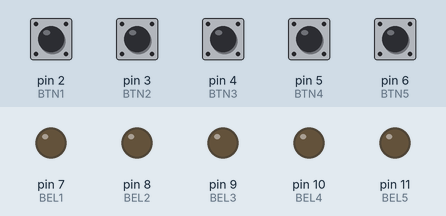
Recording of a sketch running on a simulated Arduino Uno, built with avr-gcc and run on an emulated ATmega328P. On the bench: output pins drawn as LEDs (lit = HIGH). The inputs (shaded band) are chosen by the test bench; at power-on: pin 2 (BTN1), pin 3 (BTN2), pin 4 (BTN3), pin 5 (BTN4), pin 6 (BTN5) HIGH.

Above: at 1.2 s.
1.3 s: pin 4 (BTN3) pulled LOW for 0.15 s
At 2.7 s:
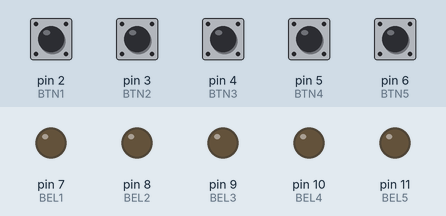
3.0 s: pin 2 (BTN1) pulled LOW for 0.15 s
At 3.07 s:
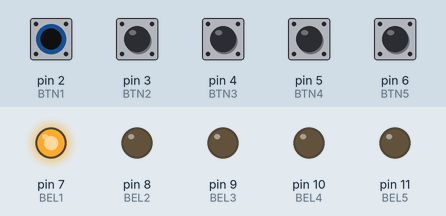
4.6 s: pin 3 (BTN2) pulled LOW for 0.15 s
At 4.67 s:
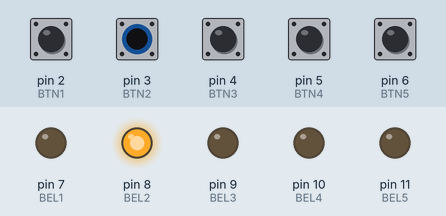
6.2 s: pin 5 (BTN4) pulled LOW for 0.15 s
At 6.7 s:
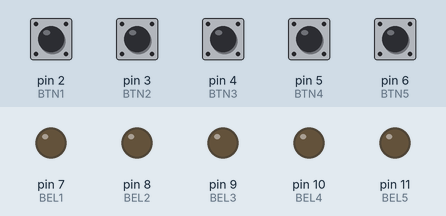
7.9 s: pin 6 (BTN5) pulled LOW for 0.15 s
At 9.2 s:
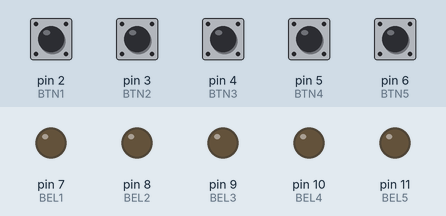
9.6 s: pin 2 (BTN1) pulled LOW for 1 s
At 10.3 s:
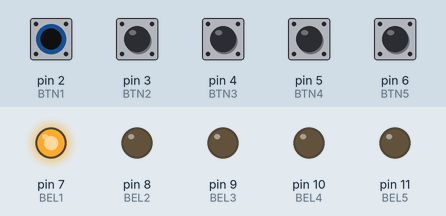
Timing chart, 0 to 12.6 s (numbered marks = the images above; inputs shaded):
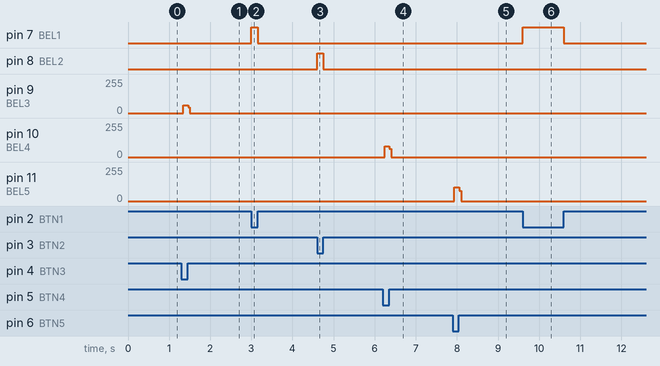

The sketch:

BEL.ino
```cpp
int BTN1 =2;
int BTN2 =3;
int BTN3 =4;
int BTN4 =5;
int BTN5 =6;
int Val1 =0;
int Val2 =0;
int Val3 =0;
int Val4 =0;
int Val5 =0;
int BEL1 =7;
int BEL2 =8;
int BEL3 =9;
int BEL4 =10;
int BEL5 =11;
void setup() {
  pinMode(BTN1, INPUT);
  pinMode(BTN2, INPUT);
  pinMode(BTN3, INPUT);
  pinMode(BTN4, INPUT);
  pinMode(BTN5, INPUT);
  pinMode(BEL1, OUTPUT);
  pinMode(BEL2, OUTPUT);
  pinMode(BEL3, OUTPUT);
  pinMode(BEL4, OUTPUT);
  pinMode(BEL5, OUTPUT);

}

void loop() {
  Val1 = digitalRead(BTN1);
  Val2 = digitalRead(BTN2);
  Val3 = digitalRead(BTN3);
  Val4 = digitalRead(BTN4);
  Val5 = digitalRead(BTN5);
  if (Val1 == LOW) {
    digitalWrite(BEL1, HIGH);
    digitalWrite(BEL2, LOW);
    digitalWrite(BEL3, LOW);
    digitalWrite(BEL4, LOW);
    digitalWrite(BEL5, LOW);
    return;
    }
    if (Val2 == LOW) {
    digitalWrite(BEL1, LOW);
    digitalWrite(BEL2, HIGH);
    return;
    } else if (Val3 == LOW) {
    digitalWrite(BEL3, HIGH);
    }else if (Val4 == LOW) {
    digitalWrite(BEL4, HIGH);
    }else if (Val5 == LOW) {
    digitalWrite(BEL5, HIGH);
    }
    digitalWrite(BEL1, LOW);
    digitalWrite(BEL2, LOW);
    digitalWrite(BEL3, LOW);
    digitalWrite(BEL4, LOW);
    digitalWrite(BEL5, LOW);
}
```

Measured:
- after the input at 1.3 s, pin 9 (BEL3): 0/255 → 58/255 at once, → 0/255 0.12 s later
- after the input at 3.0 s, pin 7 (BEL1): LOW → HIGH at once, → LOW 0.15 s later
- after the input at 4.6 s, pin 8 (BEL2): LOW → HIGH at once, → LOW 0.15 s later
- after the input at 6.2 s, pin 10 (BEL4): 0/255 → 81/255 at once, → 0/255 0.12 s later
- after the input at 7.9 s, pin 11 (BEL5): 0/255 → 103/255 at once, → 0/255 0.12 s later
- after the input at 9.6 s, pin 7 (BEL1): LOW → HIGH at once, → LOW 1.0 s later
